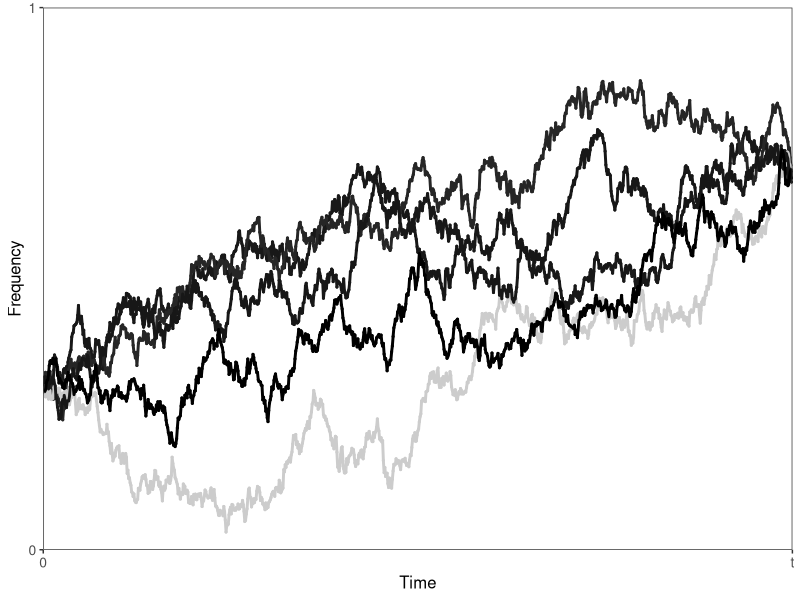
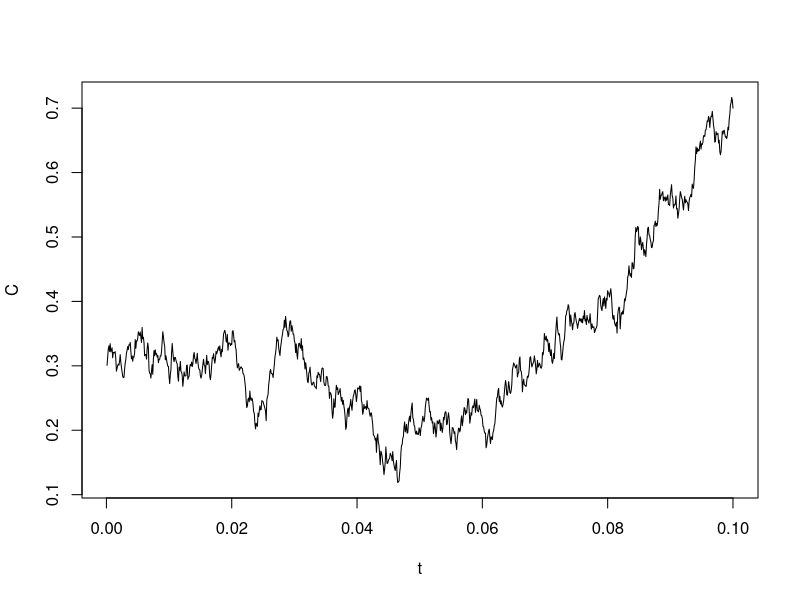
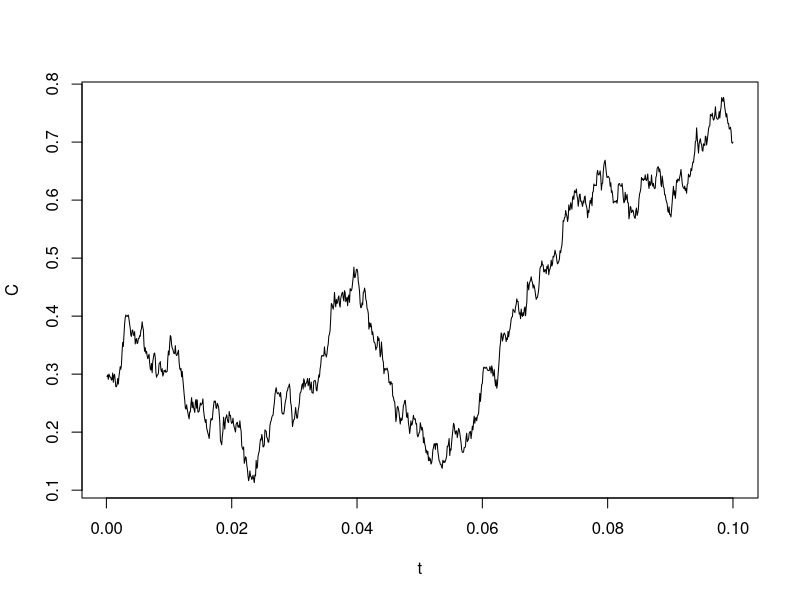
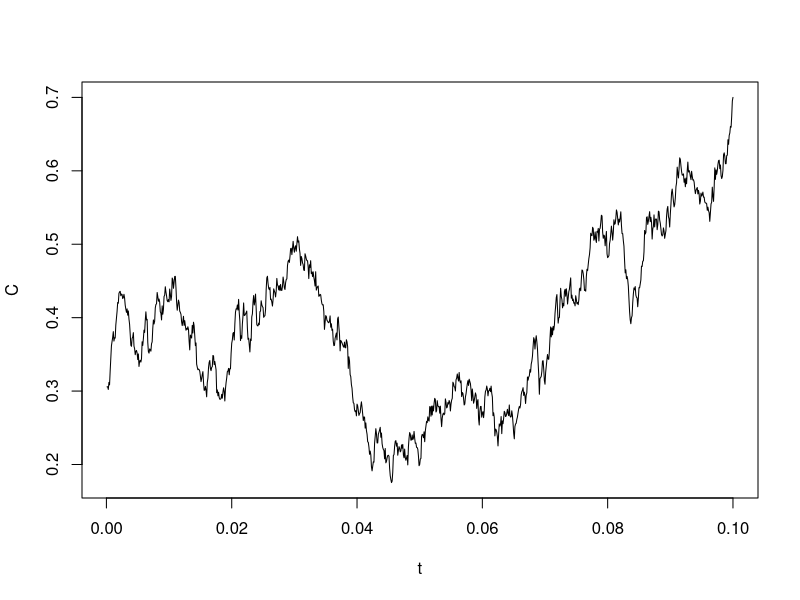
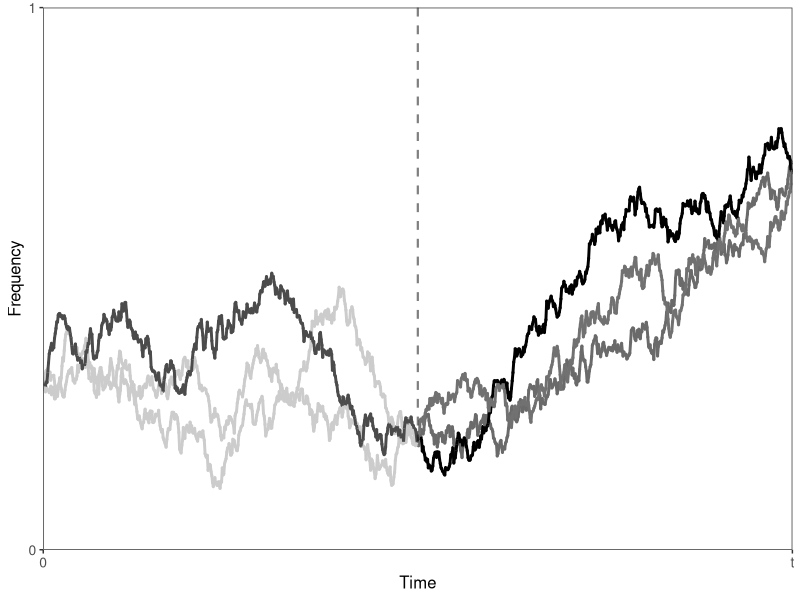

Reproduce these figures in R, in order.
library(dplyr)
library(ggplot2)
###############################################
#set parameters
dt = .0001
n = 1000
t = cumsum(rep(dt,n))

#Brownian motion
master <- data.frame()
for(rep in 1:20){
  print(rep)
  B = cumsum(rnorm(n,0,sqrt(dt)))

  C = (1-t/last(t))*0.3 + t*0.7 / last(t) + (B - t*last(B) / last(t))
  
  
  if(min(C) > 0 & max(C) < 1){
    p <- sum(log(dnorm(C[-1],
                       mean = C[-length(C)], 
                       sd = sqrt(C[-length(C)]*(1-C[-length(C)]) * dt))*dt))
    master <- dplyr::bind_rows(master,
                               data.frame(t = t,
                                          C = C,
                                          log_amp = p,
                                          rep = rep))
  }
}


master %>% filter(rep %in% sample(unique(rep),5)) %>%
  ggplot(., aes(x = t, y = C, 
                group = rep,
                color = log_amp #,
                # alpha = log_amp
                )) + 
  geom_point(size = 0.4) +
  geom_line(linewidth = 1) +  
  # geom_hline(yintercept = 1) + 
  guides(color = F,
         alpha = F) +
  scale_x_continuous(name = "Time",
                     labels = c("0","t"),
                     breaks = c(0,last(t)),
                     expand = c(0,0),
                     limits = c(0,last(t))) + 
  scale_y_continuous(name = "Frequency",
                     breaks = c(0,1),
                     expand = c(0,0),
                     limits = c(0,1)) +
  scale_colour_gradientn(colours = c("black", "grey80"),
                         trans = "reverse") +
  # scale_color_continuous(trans = "reverse")
  theme(plot.margin=unit(c(.2,.5,.2,.2),"cm")) + 
  theme_bw() + 
  theme(axis.title = element_text(size=12),
        title = element_text(size = 12),
        axis.text = element_text(size = 10),
        # axis.text.x = element_text(angle = 45, vjust = 1, hjust=1),
        legend.text = element_text(size = 8),
        legend.title = element_text(size = 10),
        legend.justification = c("right", "top"),
        legend.position = c(.99,.99),
        legend.box.background = element_rect(colour = "black"),
        legend.spacing.y = unit(0, 'cm'),
        legend.key.size = unit(0.8, "line"),
        panel.grid = element_blank(),
        strip.text = element_text(size = 12))  


################################################################


#set parameters
dt = .0001
n = 1000
t = cumsum(rep(dt,n))

#Brownian motion
master <- data.frame()
for(rep in 1:3){
  # print(rep)
  
  B1 <- cumsum(rnorm(n/2,0,sqrt(dt)))
  t1 <- t[1:500]
  
  C1 = (1-t1/last(t1))*0.3 + t1*0.2 / last(t1) + (B1 - t1*last(B1) / last(t1))
  
  B2 <- cumsum(rnorm(n/2,0,sqrt(dt)))
  t2 <- t1
  
  C2 = (1-t2/last(t2))*0.2 + t2*0.7 / last(t2) + (B2 - t2*last(B2) / last(t2))
  
  C <- c(C1,C2)
  
  plot(t,C,type = "l")
  
  if(min(C) > 0 & max(C) < 1){
    p1 <- sum(log(dnorm(C1[-1],
                       mean = C1[-length(C1)], 
                       sd = sqrt(C1[-length(C1)]*(1-C1[-length(C1)])* dt))*dt))
    
    p2 <- sum(log(dnorm(C2[-1],
                       mean = C2[-length(C2)], 
                       sd = sqrt(C2[-length(C2)]*(1-C2[-length(C2)])* dt))*dt))
    
    t2 <- t[501:1000]
    # tmp <- dplyr::bind_rows(data.frame(t = t1,
    #                                    C = C1,
    #                                    log_amp = p1,
    #                                    rep = rep,
    #                                    scats = 1),
    #                         data.frame(t = t2,
    #                                    C = C2,
    #                                    log_amp = p2,
    #                                    rep = rep,
    #                                    scats = 1))
    # master <- dplyr::bind_rows(master,
    #                            tmp)
    master <- dplyr::bind_rows(master, data.frame(t = t,
                                                  C = C,
                                                  log_amp = c(rep(p1,500),
                                                              rep(p2,500)),
                                                  rep = rep))
  }
}

print(unique(master$log_amp))
linedf <- data.frame(x = rep(t[500],2),
                     y = c(1,0.2))
master %>% # filter(rep %in% sample(unique(rep),1)) %>%
  ggplot(., aes(x = t, y = C, 
                group = rep,
                color = log_amp #,
                # alpha = log_amp
                )) + 
  geom_point(size = 0.4) +
  geom_line(linewidth = 1) +
  guides(color = F,
         alpha = F) +
  scale_x_continuous(name = "Time",
                     labels = c("0","t"),
                     breaks = c(0,last(t)),
                     expand = c(0,0),
                     limits = c(0,last(t))) + 
  scale_y_continuous(name = "Frequency",
                     breaks = c(0,1),
                     expand = c(0,0),
                     limits = c(0,1)) + 
  scale_colour_gradientn(colours = c("black", "grey80"),
                         trans = "reverse") +
  theme(plot.margin=unit(c(.2,.5,.2,.2),"cm")) + 
  theme_bw() + 
  theme(axis.title = element_text(size=12),
        title = element_text(size = 12),
        axis.text = element_text(size = 10),
        # axis.text.x = element_text(angle = 45, vjust = 1, hjust=1),
        legend.text = element_text(size = 8),
        legend.title = element_text(size = 10),
        legend.justification = c("right", "top"),
        legend.position = c(.99,.99),
        legend.box.background = element_rect(colour = "black"),
        legend.spacing.y = unit(0, 'cm'),
        legend.key.size = unit(0.8, "line"),
        panel.grid = element_blank(),
        strip.text = element_text(size = 12))  +
  geom_line(data = linedf, aes(x=x,y=y), 
            inherit.aes = F,
            linetype = "dashed",
            linewidth = 0.75,
            alpha = 0.5)

















